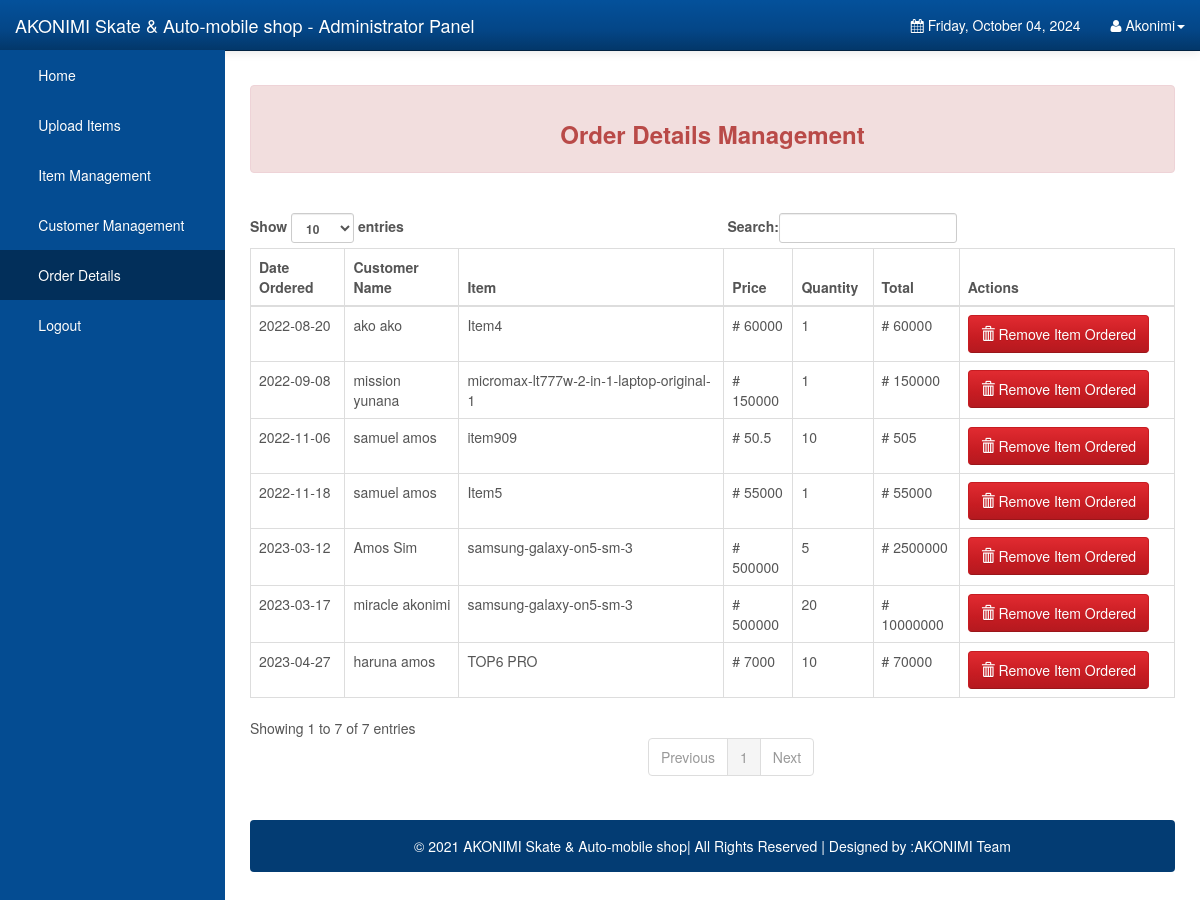
The app's page /Admin/orderdetails.php (signed in) with its own data.
### tables this page shows
CREATE TABLE IF NOT EXISTS `orderdetails` (
  `order_id` int(10) unsigned NOT NULL AUTO_INCREMENT,
  `user_id` int(11) NOT NULL DEFAULT '0',
  `order_name` varchar(1000) NOT NULL DEFAULT '',
  `order_price` double NOT NULL DEFAULT '0',
  `order_quantity` int(10) unsigned NOT NULL DEFAULT '0',
  `order_total` double NOT NULL DEFAULT '0',
  `order_status` varchar(45) NOT NULL DEFAULT '',
  `order_date` date NOT NULL DEFAULT '0000-00-00',
  PRIMARY KEY (`order_id`),
  KEY `FK_orderdetails_1` (`user_id`)
);

CREATE TABLE IF NOT EXISTS `users` (
  `user_id` int(11) NOT NULL AUTO_INCREMENT,
  `user_email` varchar(1000) NOT NULL,
  `user_password` varchar(1000) NOT NULL,
  `user_firstname` varchar(1000) NOT NULL,
  `user_lastname` varchar(1000) NOT NULL,
  `user_address` varchar(1000) NOT NULL,
  PRIMARY KEY (`user_id`)
);

### Admin/orderdetails.php (the view, shortened to what this page needs)
<!DOCTYPE html>
<html lang="en">
<head>
    <link rel="stylesheet" type="text/css" href="bootstrap/css/bootstrap.min.css" />
    <link rel="stylesheet" type="text/css" href="font-awesome/css/font-awesome.min.css" />
    <link rel="stylesheet" type="text/css" href="css/local.css" />
</head>
<body>
    <div id="wrapper">
        <nav class="navbar navbar-inverse navbar-fixed-top" role="navigation">
            <div class="navbar-header">
                <a class="navbar-brand" href="index.php">AKONIMI Skate & Auto-mobile shop - Administrator Panel</a>
            </div>
            <div class="collapse navbar-collapse navbar-ex1-collapse">
                <ul class="nav navbar-nav side-nav">
                    <li><a href="index.php"> &nbsp; &nbsp; &nbsp; Home</a></li>
					<li><a data-toggle="modal" data-target="#uploadModal"> &nbsp; &nbsp; &nbsp; Upload Items</a></li>
					<li><a href="items.php"> &nbsp; &nbsp; &nbsp; Item Management</a></li>
					<li><a href="customers.php"> &nbsp; &nbsp; &nbsp; Customer Management</a></li>
					<li class="active"><a href="orderdetails.php"> &nbsp; &nbsp; &nbsp; Order Details</a></li>
					<li><a href="logout.php"> &nbsp; &nbsp; &nbsp; Logout</a></li>
                </ul>
                <ul class="nav navbar-nav navbar-right navbar-user">
                    <li class="dropdown messages-dropdown">
                        <a href="#"><i class="fa fa-calendar"></i>  <?php
                            $Today=date('y:m:d');
                            $new=date('l, F d, Y',strtotime($Today));
                            echo $new; ?></a>
                    </li>
                     <li class="dropdown user-dropdown">
                        <a href="#" class="dropdown-toggle" data-toggle="dropdown"><i class="fa fa-user"></i> <?php   extract($_SESSION); echo $admin_username; ?><b class="caret"></b></a>
                    </li>
                </ul>
            </div>
        </nav>
        <div id="page-wrapper">
		 <div class="alert alert-danger">
                          <center> <h3><strong>Order Details Management</strong> </h3></center>
						  </div>
						  <br />
						  <div class="table-responsive">
            <table class="display table table-bordered" id="example" cellspacing="0" width="100%">
              <thead>
                <tr>
                  <th>Date Ordered</th>
                  <th>Customer Name</th>
				  <th>Item</th>
                  <th>Price</th>
				  <th>Quantity</th>
				  <th>Total</th>
				  <th>Actions</th>
                </tr>
              </thead>
              <tbody>
			  <?php
include("config.php");
	$stmt = $DB_con->prepare('select order_id, order_date,users.user_firstname, users.user_lastname, order_name, order_price, order_quantity, order_total from orderdetails, users where orderdetails.user_id=users.user_id and order_status="Ordered" order by order_date desc');
	$stmt->execute();
	if($stmt->rowCount() > 0)
	{
		while($row=$stmt->fetch(PDO::FETCH_ASSOC))
		{
			extract($row);
			?>
                <tr>
                 <td><?php echo $order_date; ?></td>
				 <td><?php echo $user_firstname; ?> <?php echo $user_lastname; ?></td>
				 <td><?php echo $order_name; ?></td>
				 <td># <?php echo $order_price; ?></td>
				 <td><?php echo $order_quantity; ?></td>
				 <td># <?php echo $order_total; ?></td>
				 <td>
				<a class="btn btn-danger" href="?delete_id=<?php echo $row['order_id']; ?>" title="click for delete" onclick="return confirm('Are you sure to remove this item ordered?')">
				  <span class='glyphicon glyphicon-trash'></span>
				  Remove Item Ordered</a>
                  </td>
                </tr>
              <?php
		}
		echo "</tbody>";
		echo "</table>";
		echo "</div>";
		echo "<br />";
		echo '<div class="alert alert-default" style="background-color:#033c73;">
                       <p style="color:white;text-align:center;">
                       &copy 2021 AKONIMI Skate & Auto-mobile shop| All Rights Reserved |  Designed by :AKONIMI Team
						</p>
                    </div>
	</div>';
		echo "</div>";
	}
?>
</body>
</html>

### Admin/css/local.css (style rules this page uses)
#wrapper { padding-left: 0; }
#page-wrapper { width: 100%; padding: 5px 15px; }
body { font-family: "Helvetica Neue", Helvetica, Arial, sans-serif; font-size: 14px; line-height: 1.42857143; color: #555555; background-color: #ffffff; }
.btn { display: inline-block; margin-bottom: 0; font-weight: normal; text-align: center; vertical-align: middle; cursor: pointer; background-image: none; border: 1px solid transparent; white-space: nowrap; padding: 8px 12px; font-size: 14px; line-height: 1.42857143; border-radius: 4px; -webkit-user-select: none; -moz-user-select: none; -ms-user-select: none; user-select: none; }
.btn-danger { color: #ffffff; background-color: #c71c22; border-color: #c71c22; }
.navbar-inverse { background-color: #033c73; border-color: #022f5a; }
.navbar-inverse .navbar-brand { color: #ffffff; }
.navbar-inverse .navbar-nav > li > a { color: #ffffff; }
.navbar-inverse .navbar-nav > .active > a, .navbar-inverse .navbar-nav > .active > a:hover, .navbar-inverse .navbar-nav > .active > a:focus { color: #ffffff; background-color: #022f5a; }
.navbar-inverse .navbar-collapse, .navbar-inverse .navbar-form { border-color: #022a50; }
.alert-danger { background-color: #f2dede; border-color: #eed3d7; color: #b94a48; }
.navbar { background-image: -webkit-linear-gradient(#54b4eb, #2fa4e7 60%, #1d9ce5); background-image: linear-gradient(#54b4eb, #2fa4e7 60%, #1d9ce5); background-repeat: no-repeat; filter: progid:DXImageTransform.Microsoft.gradient(startColorstr='#ff54b4eb', endColorstr='#ff1d9ce5', GradientType=0); border-bottom: 1px solid #178acc; filter: none; -webkit-box-shadow: 0 1px 10px rgba(0, 0, 0, 0.1); box-shadow: 0 1px 10px rgba(0, 0, 0, 0.1); }
.navbar .navbar-nav > li > a, .navbar-brand { text-shadow: 0 1px 0 rgba(0, 0, 0, 0.1); }
.navbar-inverse { background-image: -webkit-linear-gradient(#04519b, #044687 60%, #033769); background-image: linear-gradient(#04519b, #044687 60%, #033769); background-repeat: no-repeat; filter: progid:DXImageTransform.Microsoft.gradient(startColorstr='#ff04519b', endColorstr='#ff033769', GradientType=0); filter: none; border-bottom: 1px solid #022241; }
.btn { text-shadow: 0 1px 0 rgba(0, 0, 0, 0.1); }
.btn-danger { background-image: -webkit-linear-gradient(#e12b31, #c71c22 60%, #b5191f); background-image: linear-gradient(#e12b31, #c71c22 60%, #b5191f); background-repeat: no-repeat; filter: progid:DXImageTransform.Microsoft.gradient(startColorstr='#ffe12b31', endColorstr='#ffb5191f', GradientType=0); filter: none; border-bottom: 1px solid #9a161a; }
.clearfix:before, .clearfix:after, .container:before, .container:after, .container-fluid:before, .container-fluid:after, .row:before, .row:after, .form-horizontal .form-group:before, .form-horizontal .form-group:after, .btn-toolbar:before, .btn-toolbar:after, .btn-group-vertical > .btn-group:before, .btn-group-vertical > .btn-group:after, .nav:before, .nav:after, .navbar:before, .navbar:after, .navbar-header:before, .navbar-header:after, .navbar-collapse:before, .navbar-collapse:after, .pager:before, .pager:after, .panel-body:before, .panel-body:after, .modal-footer:before, .modal-footer:after { content: " "; display: table; }
.clearfix:after, .container:after, .container-fluid:after, .row:after, .form-horizontal .form-group:after, .btn-toolbar:after, .btn-group-vertical > .btn-group:after, .nav:after, .navbar:after, .navbar-header:after, .navbar-collapse:after, .pager:after, .panel-body:after, .modal-footer:after { clear: both; }
a { color: #2fa4e7; text-decoration: none; }
@media (min-width:768px) { #wrapper { padding-left: 225px; } }
@media (min-width:768px) { #page-wrapper { padding: 15px 25px; } }
@media (min-width:768px) { .side-nav { margin-left: -225px; left: 225px; width: 225px; position: fixed; top: 50px; height: 100%; border-radius: 0; border: none; background-color: #044C92; overflow-y: auto; } }
@media (min-width:768px) { .side-nav>li>a { width: 225px; } }
@media (min-width:768px) { .navbar-collapse { padding-left: 15px !important; padding-right: 15px !important; } }

### records on screen
orderdetails: order_date "2023-04-27", user.user_firstname "haruna", user.user_lastname "amos", order_name "TOP6 PRO", order_price "7000", order_quantity "10", order_total "70000"
orderdetails: order_date "2023-03-17", user.user_firstname "miracle", user.user_lastname "akonimi", order_name "samsung-galaxy-on5-sm-3", order_price "500000", order_quantity "20", order_total "10000000"
orderdetails: order_date "2023-03-12", user.user_firstname "Amos", user.user_lastname "Sim", order_name "samsung-galaxy-on5-sm-3", order_price "500000", order_quantity "5", order_total "2500000"
orderdetails: order_date "2022-11-18", user.user_firstname "samuel", user.user_lastname "amos", order_name "Item5", order_price "55000", order_quantity "1", order_total "55000"
orderdetails: order_date "2022-11-06", user.user_firstname "samuel", user.user_lastname "amos", order_name "item909", order_price "50.5", order_quantity "10", order_total "505"
orderdetails: order_date "2022-09-08", user.user_firstname "mission", user.user_lastname "yunana", order_name "micromax-lt777w-2-in-1-laptop-original-1", order_price "150000", order_quantity "1", order_total "150000"
orderdetails: order_date "2022-08-20", user.user_firstname "ako", user.user_lastname "ako", order_name "Item4", order_price "60000", order_quantity "1", order_total "60000"

### other values on screen
$admin_username "Akonimi"
